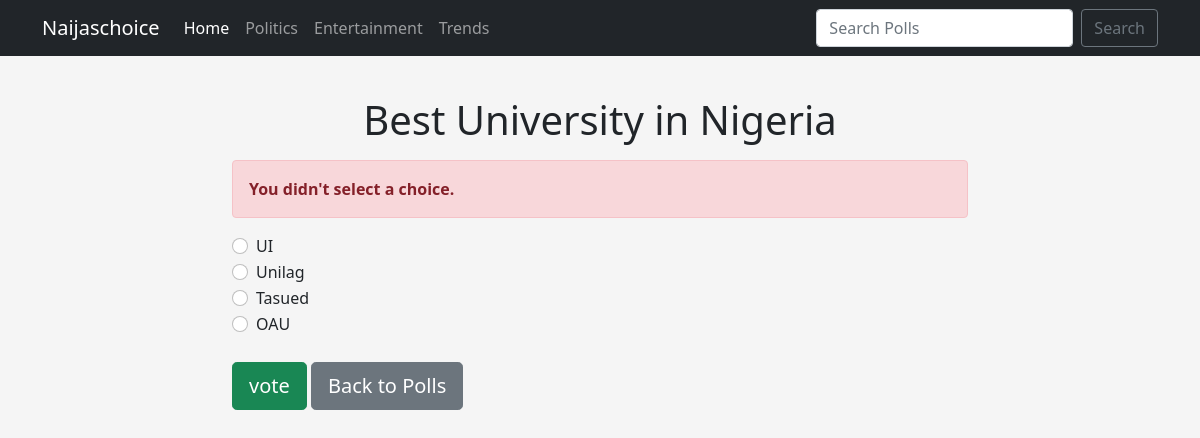
The page /1/vote/ on the database its author committed.
### polls/models.py (models this page shows, shortened)
class Question(models.Model):
    question_title = models.CharField(max_length=200, blank=False)
    pub_date = models.DateTimeField('date published')
    slug_field = models.CharField(max_length=100, blank=False)
    tags = TaggableManager()

class Choice(models.Model):
    question = models.ForeignKey(Question, on_delete=models.CASCADE)
    choice_text = models.CharField(max_length=200)
    votes = models.IntegerField(default=0)

### polls/views.py (the view)
# urls.py: path('<int:question_id>/vote/', views.vote, name='vote'),
def vote(request, question_id):
    question = get_object_or_404(Question, pk=question_id)
    try:
        selected_choice = question.choice_set.get(pk=request.POST['choice'])
    except (KeyError, Choice.DoesNotExist):
        return render(request, 'polls/detail.html', {
            'question': question,
            'error_message': "You didn't select a choice.",
        })
    else:
        selected_choice.votes += 1
        selected_choice.save()
        return HttpResponseRedirect(reverse('results', args=(question.id,)))

### templates/polls/detail.html (shortened to what this page needs)
{% extends 'base.html' %}
{% block content %}
<h1 class="mb-3 text-center mt-3">{{ question.question_title}}</h1>
{% if error_message%}
<p class="alert alert-danger">
    <strong>{{ error_message}}</strong>
</p>
{% endif %}
<form action="{% url 'vote' question.id %}" method="post">
    {% for choice in question.choice_set.all %}
    <div class="form-check">
        <input type="radio"
                name="choice"
                class="form-check-input"
                id="choice{{ forloop.counter }}"
                value="{{ choice.id }}">
        <label for="choice{{ forloop.counter}}"> {{ choice.choice_text}}</label>
    </div>
{% endfor %}
<input type="submit" value="vote" class="btn btn-success btn-lg btn-block mt-4">
<a class="btn btn-secondary btn-lg mt-4" href="{% url 'index'%}">Back to Polls</a>
</form>
{% endblock %}

### staticfiles/css/polls.css (style rules this page uses)
body { background: whitesmoke; }

### rows shown on the page
Question: question_title "Best University in Nigeria"
Choice: choice_text "UI"
Choice: choice_text "Unilag"
Choice: choice_text "Tasued"
Choice: choice_text "OAU"

### other values the page prints
{{ error_message }} "You didn't select a choice."
